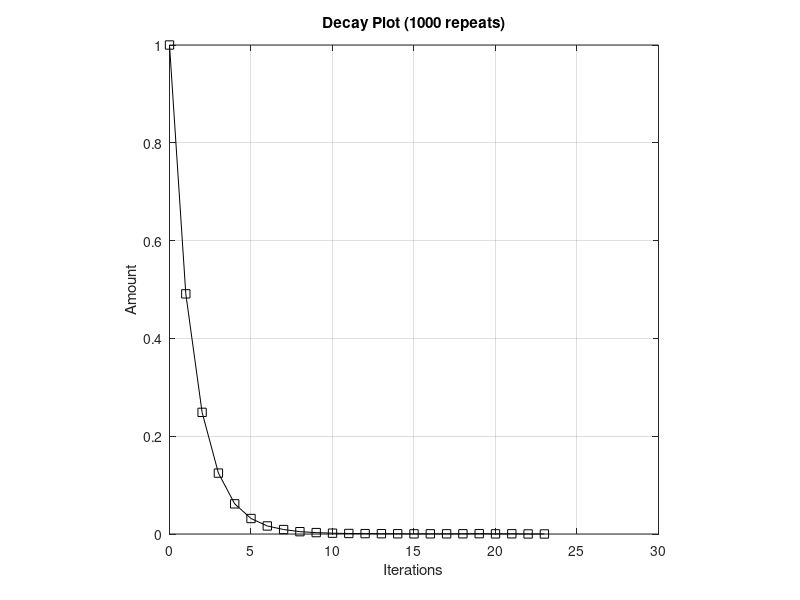

The MATLAB script that drew this image:
% This is the exercise for '4. Random Count-Down Timer (Poisson-like)'

%% Constants
THRESHOLD = exp(-10);
REPEATS = 1000;
START = 1;
MAX_ITERATION = 30;

%% Decay
decay_amounts = nan(REPEATS, MAX_ITERATION);
for repi=1:REPEATS
    % Setting Intitial amounts for each repeat
    current = START;
    iterations = 0;
    
    % Computing decay
    while current > THRESHOLD && iterations < MAX_ITERATION  
        iterations = iterations + 1;
        decay_amounts(repi,iterations) = current;
        current = current * rand;
    end
end

%% Averaging
decay_avg = zeros(1, MAX_ITERATION);
for i=1:MAX_ITERATION

    sum_of_amounts = 0;
    count_of_valids = 0;

    for j=1:REPEATS
        if isfinite(decay_amounts(j,i))
            sum_of_amounts = sum_of_amounts + decay_amounts(j,i);
            count_of_valids = count_of_valids + 1;
        end
    end
    
    decay_avg(i) = sum_of_amounts/count_of_valids;
end


%% Plot
figure, clf
plot(0:length(decay_avg)-1,decay_avg, 'k-s')
title(['Decay Plot (' num2str(REPEATS) ' repeats)'])
xlabel 'Iterations'
ylabel 'Amount'
axis square
grid on